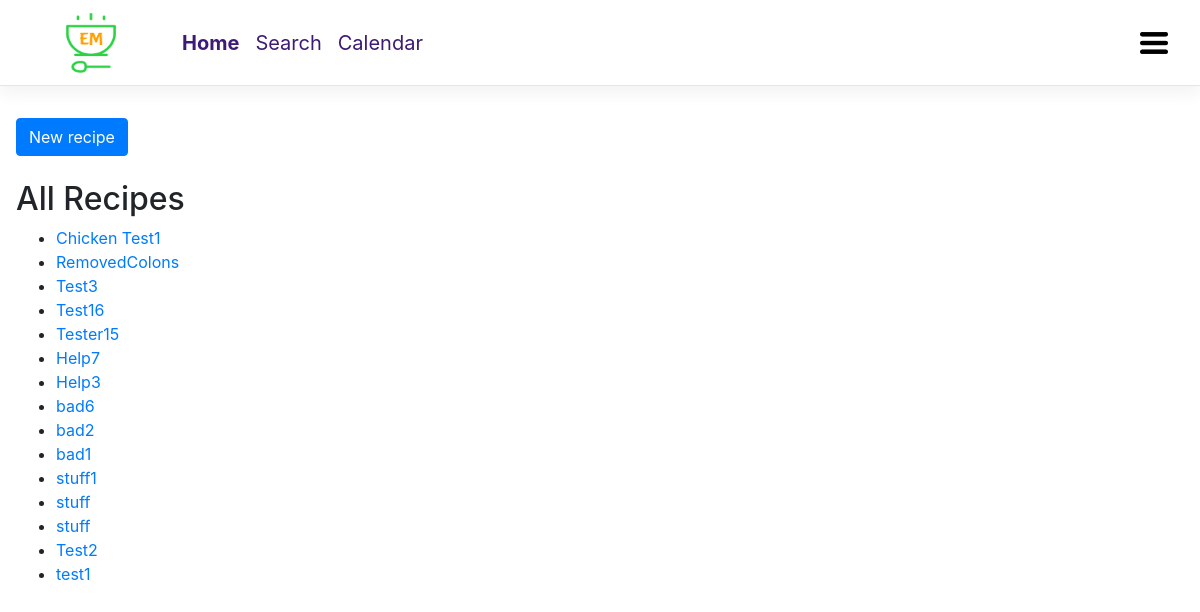
/registration/recipes, run on the app's committed database.
### em_website/models.py (models this page shows, shortened)
class Recipe(models.Model):
    title = models.CharField(u'Title', max_length=255)
    slug = models.SlugField(unique=True)
    ingredients = models.TextField(u'Ingredients',
        help_text=u'One ingredient per line')
    preparation = models.TextField(u'Preparation')
    time_for_preparation = models.IntegerField(u'Preparation time',
        help_text=u'How many minutes will it take?', blank=True, null=True,default = 15)
    number_of_portions = models.PositiveIntegerField(u'Number of portions',default = 1)
    author = models.ForeignKey(User,on_delete = models.CASCADE, verbose_name=u'Author')
    date_created = models.DateTimeField(editable=False)
    date_updated = models.DateTimeField(editable=False)
    class Meta:
        verbose_name = u'Recipe'
        verbose_name_plural = u'Recipes'
        ordering = ['-date_created']

### em_website/views.py (the view)
def index2(request):
    queryset = Recipe.objects.all()
    context = {
        "object_list": queryset
    }
    return render(request,'index2.html',context)

### templates/index2.html (shortened to what this page needs)
{% extends "base.html" %}
{% block navbar_Content %}
    <li class="nav-item active">
        <a class="nav-link" href="{% url 'em_home' %}">Home</a>
    </li>
    <li class="nav-item">
        <a class="nav-link" href="{% url 'em_search' %}">Search</a>
    </li>
    <li class="nav-item">
        <a class="nav-link" href="#">Calendar</a>
    </li>
{% endblock %}
{% block content %}
<div class="mb-4">
  <a href="{% url 'new_recipe'  %}" class="btn btn-primary">New recipe</a>
</div>
<h2>All Recipes</h2>
<ul>
    {% for recipe in object_list%}
    <li><a href="/em_website/recipes/{{ recipe.slug }}/">{{ recipe.title }}</a></li>
    {% endfor %}
</ul>
{% endblock %}

### templates/base.html (style rules this page uses)
.bd-navbar .navbar-nav .nav-link { padding-right: .5rem; padding-left: .5rem; color: #3d1a75 !important; }
.bd-navbar .active a { font-weight: 300; font-weight: bold; }
.nav-item { font-size: 20px; }

### data on the page
Recipe: title "Chicken Test1"
Recipe: title "RemovedColons"
Recipe: title "Test3"
Recipe: title "Test16"
Recipe: title "Tester15"
Recipe: title "Help7"
Recipe: title "Help3"
Recipe: title "bad6"
Recipe: title "bad2"
Recipe: title "bad1"
Recipe: title "stuff1"
Recipe: title "stuff"
Recipe: title "stuff"
Recipe: title "Test2"
Recipe: title "test1"
